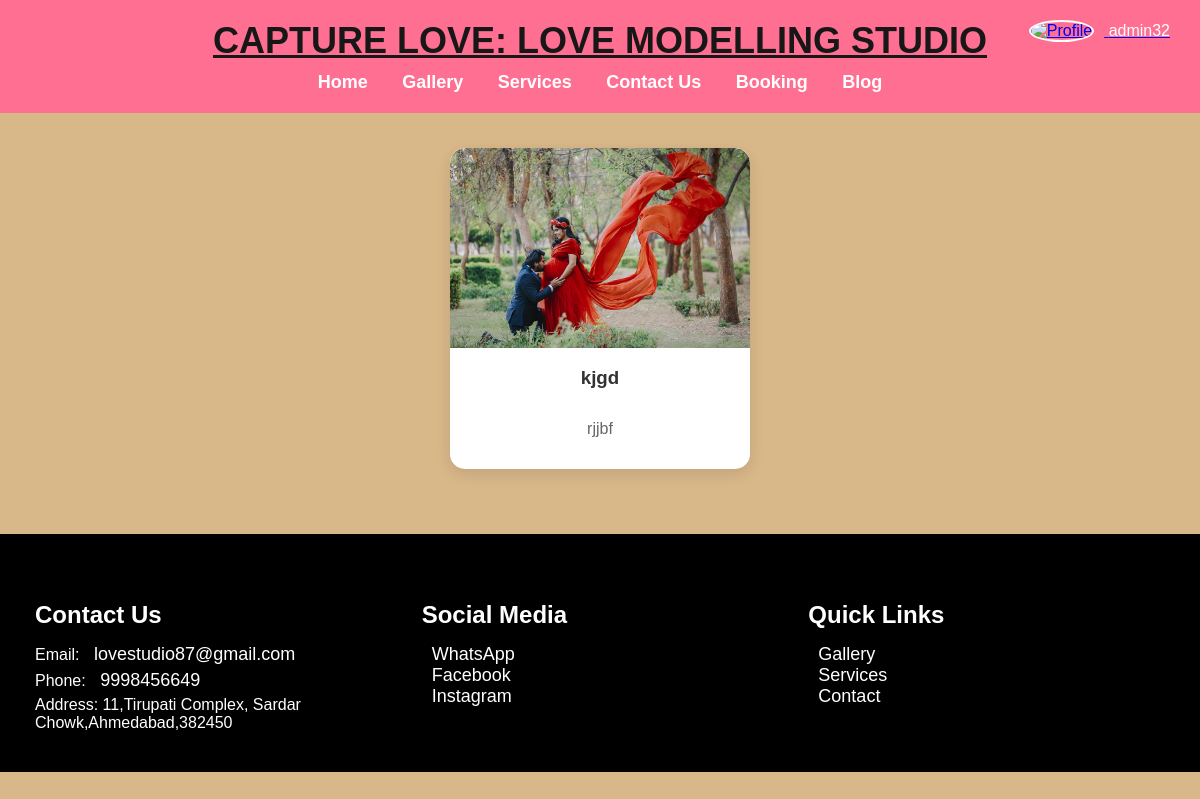
Screenshot of /services/ (signed in) with the database file from the repository.
### home/models.py (models this page shows, shortened)
class Service(models.Model):
    name = models.CharField(max_length=100)
    description = models.TextField()
    image = models.ImageField(upload_to='services/', null=True, blank=True)
    is_active = models.BooleanField(default=True)
    category = models.CharField(max_length=100, default='General')
    created_at = models.DateTimeField(default=timezone.now)
    updated_at = models.DateTimeField(auto_now=True)
    class Meta:
        verbose_name = 'Service'
        verbose_name_plural = 'Services'
        ordering = ['name']

### home/views.py (the view)
# urls.py: path('services/', views.services, name='services'),
def services(request):
    active_services = Service.objects.filter(is_active=True).order_by('name')
    return render(request, "services.html", {'services': active_services})

### home/templates/services.html (shortened to what this page needs)
{% extends 'base.html' %}
{% block content %}
<!DOCTYPE html>
<html lang="en">
<head>
</head>
<body>
<section class="services-container">
    {% if services %}
        {% for service in services %}
            {% if service.is_active %}
                <div class="service">
                    {% if service.image %}
                        <img src="{{ service.image.url }}" alt="{{ service.name }}">
                    {% else %}
                        <img src="https://via.placeholder.com/300x200" alt="{{ service.name }}">
                    {% endif %}
                    <h3>{{ service.name }}</h3>
                    <p>{{ service.description }}</p>
                </div>
            {% endif %}
        {% endfor %}
    {% else %}
        <div class="no-services">
            <p>No services available at the moment. Please check back later.</p>
        </div>
    {% endif %}
</section>
</body>
</html>
{% endblock %}

### home/templates/base.html (shortened to what this page needs)
<!DOCTYPE html>
<html lang="en">
<head>
</head>
<body>
    <header>
        <div class="logo">
            <u><b>CAPTURE LOVE: LOVE MODELLING STUDIO</b></u>
        </div>
        <div class="auth-section">
            {% if user.is_authenticated %}
                <div class="profile-section">
                    <a href="{% url 'edit_profile' %}" class="profile-link">
                        <img src="{{ user.profile_pic.url|default:'/static/images/default-profile.png' }}" alt="Profile" class="profile-pic">
                        <span class="username">{{ user.username }}</span>
                    </a>
                </div>
            {% else %}
                <div class="auth-buttons">
                    <a href="{% url 'login' %}" class="auth-button">Login</a>
                    <a href="{% url 'signup' %}" class="auth-button">Sign Up</a>
                </div>
            {% endif %}
        </div>
        <nav>
            <a href="{% url 'home' %}"><b>Home</b></a>
            <a href="{% url 'gallery' %}"><b>Gallery</b></a>
            <a href="{% url 'services' %}"><b>Services</b></a>
            <a href="{% url 'contact' %}"><b>Contact Us</b></a>
            <a href="{% url 'booking' %}"><b>Booking</b></a>
            <a href="{% url 'blog' %}"><b>Blog</b></a>
        </nav>
    </header>
    <div class="content">
        {% block content %}
        {% endblock %}
    </div>
    <footer>
        <div class="footer-container">
            <div class="footer-section">
                <h4>Contact Us</h4>
                <p>Email: <a href="mailto:info@lovestudio87.com"> lovestudio87@gmail.com</a></p>
                <p>Phone: <a href="tel: 9998456649"> 9998456649</a></p>
                <p>Address: 11,Tirupati Complex, Sardar Chowk,Ahmedabad,382450</p>
            </div>
            <div class="footer-section">
                <h4>Social Media</h4>
                <a href="https://wa.me/yourwhatsappnumber" target="_blank">WhatsApp</a><br>
                <a href="https://www.facebook.com/yourpage" target="_blank">Facebook</a><br>
                <a href="https://www.instagram.com/yourprofile" target="_blank">Instagram</a>
            </div>
            <div class="footer-section">
                <h4>Quick Links</h4>
                <a href="{% url 'gallery' %}">Gallery</a><br>
                <a href="{% url 'services' %}">Services</a><br>
                <a href="{% url 'contact' %}">Contact</a>
            </div>
        </div>
    </footer>
</body>
</html>

### home/templates/base.html (style rules this page uses)
body { font-family: 'Georgia', serif; margin: 0; padding: 0; background: linear-gradient(to bottom right, #d8b789, #d8b789); color: #000000; }
header { text-align: center; padding: 20px; background: #ff6f91; color: #fff; position: relative; }
.logo { font-size: 36px; color: #181717; font-family: 'Cursive', sans-serif; display: flex; align-items: center; justify-content: center; }
.profile-section { position: absolute; top: 20px; right: 20px; display: flex; align-items: center; cursor: pointer; text-decoration: none; }
.profile-pic { width: 40px; height: 40px; border-radius: 50%; margin-right: 10px; object-fit: cover; border: 2px solid white; }
.username { color: white; font-size: 16px; margin-right: 10px; }
nav { text-align: center; margin-top: 20px; }
nav a { margin: 0 15px; text-decoration: none; color: #0d0d0d; font-size: 18px; }
footer { background-color: #000000; color: white; text-align: center; padding: 20px; margin-top: 50px; }
.footer-container { display: flex; justify-content: space-around; background-color: #000000; color: white; text-align: left; max-width: 1200px; margin: 0 auto; }
.footer-section { flex: 1; padding: 15px; }
.footer-section h4 { color: #fff; font-size: 24px; margin-bottom: 15px; }
.footer-section a { color: #fff; text-decoration: none; font-size: 18px; transition: color 0.3s ease; }
footer p, footer a { margin: 5px 0; }

### home/templates/services.html (style rules this page uses)
body { font-family: 'Arial', sans-serif; margin: 0; padding: 0; background: #d8b789; color: #333; }
header { text-align: center; padding: 20px; background: #ff6f91; color: #fff; }
.logo { font-size: 36px; font-family: 'Cursive', sans-serif; }
nav { text-align: center; margin-top: 10px; }
nav a { margin: 0 15px; text-decoration: none; color: #fff; font-size: 18px; }
.services-container { display: flex; flex-wrap: wrap; justify-content: center; padding: 20px; }
.service { background: #fff; border-radius: 15px; box-shadow: 0px 5px 15px rgba(0, 0, 0, 0.1); margin: 15px; width: 300px; text-align: center; overflow: hidden; transition: transform 0.3s ease; }
.service img { width: 100%; height: 200px; object-fit: cover; border-radius: 15px 15px 0 0; }
.service h3 { color: #333; padding: 15px; margin: 0; }
.service p { padding: 0 15px 15px; font-size: 16px; color: #666; }
footer { text-align: center; padding: 20px; background: #000000; margin-top: 30px; }
footer a { margin: 0 10px; color: #ff6f91; text-decoration: none; }

### rows the page displays
Service: image (picture), name "kjgd", description "rjjbf"

### other values shown
{{ user.username }} "admin32"
